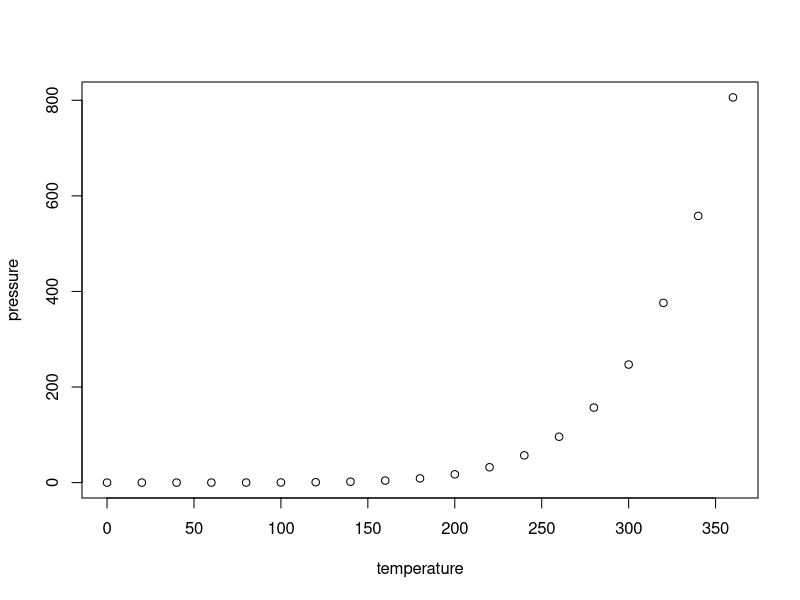
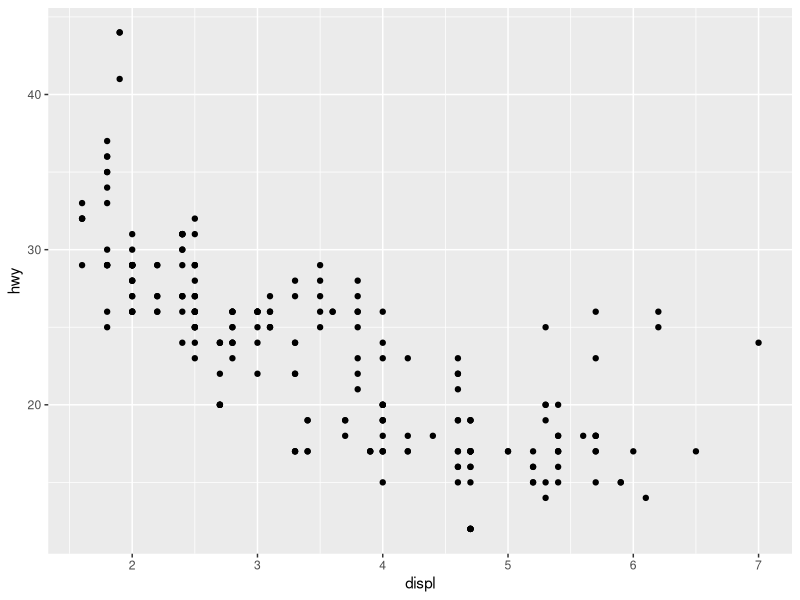
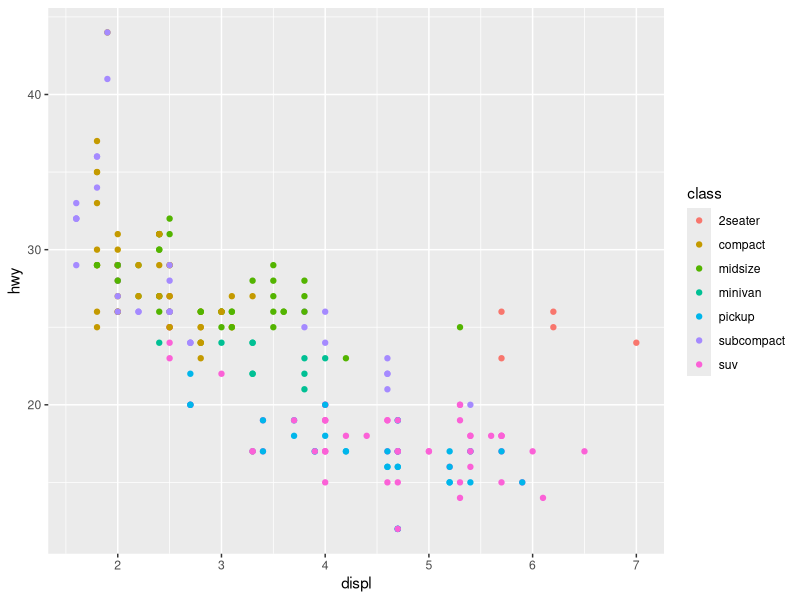
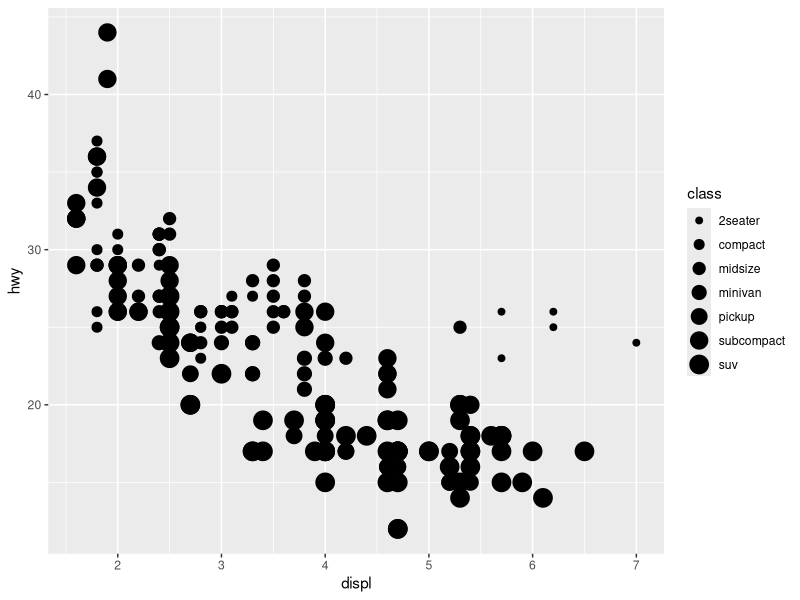
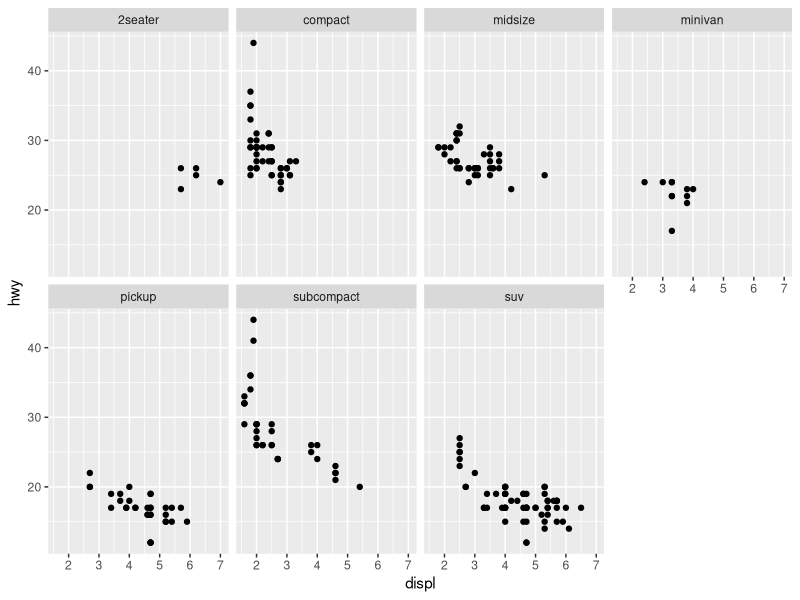
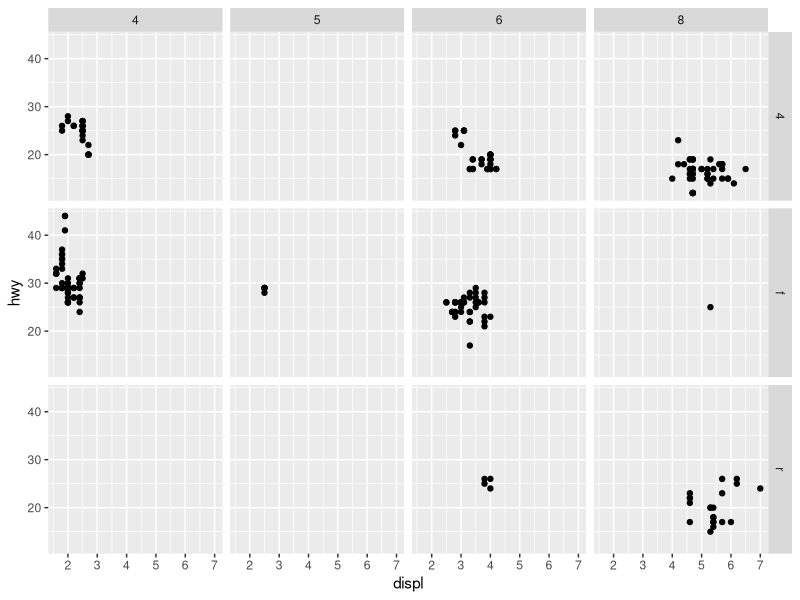
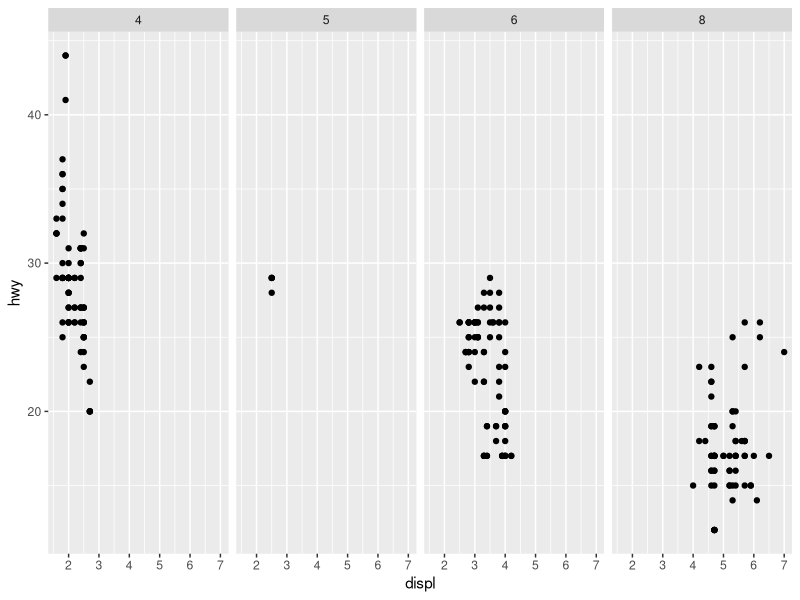
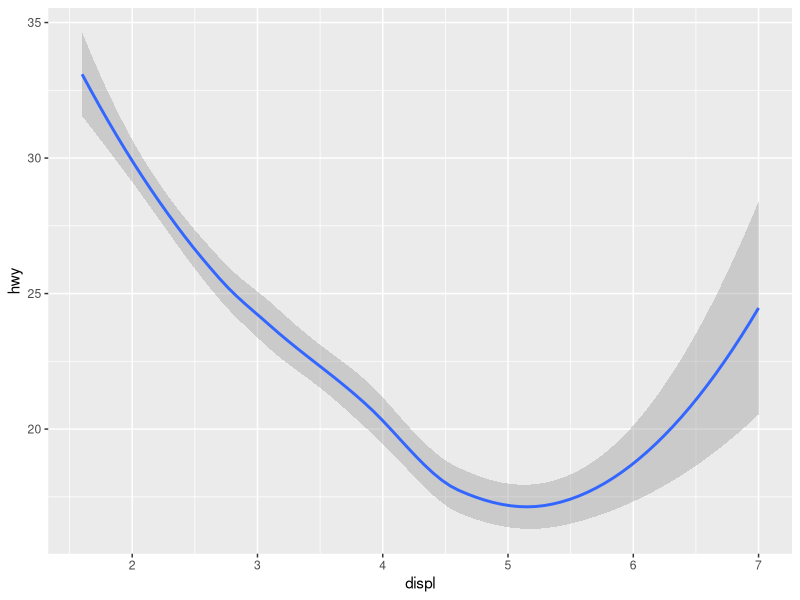

Recreate these plots in R, in order.
## ---- chunk 1
knitr::opts_chunk$set(echo = TRUE)
## ---- chunk 2
plot(pressure)
## ---- chunk 3
library(tidyverse)
library(ggplot2)
## ---- chunk 4
mpg #built-in dataset in ggplot2, used to teach you the foundations of ggplot package without having to worry about complex datasets etc. 
?mpg #will tell you more about the dataset, including the expanded column names
## ---- chunk 5
ggplot(data=mpg)+geom_point(mapping=aes(x=displ,y=hwy))
## ---- chunk 6
ggplot(data=mpg)+geom_point(mapping=aes(x=displ,y=hwy,colour=class)) #will colour the points based on class 
ggplot(data=mpg)+geom_point(mapping=aes(x=displ,y=hwy,size=class)) #will display class differences as different sized dots 
## ---- chunk 7
ggplot(data=mpg)+
  geom_point(mapping=aes(x=displ,y=hwy))+
  facet_wrap(~class,nrow=2) #subsetting data by class, will create a separate panel for each class 
## ---- chunk 8
ggplot(data=mpg)+
  geom_point(mapping=aes(x=displ,y=hwy))+
  facet_grid(drv~cyl) #will facet data by drive type (drv) and number of cylinders (cyl)
## ---- chunk 9
ggplot(data=mpg)+
  geom_point(mapping=aes(x=displ,y=hwy))+
  facet_grid(.~cyl) #ggplot faceted by # of cylinder
## ---- chunk 10
ggplot(data=mpg)+
  geom_smooth(mapping=aes(x=displ,y=hwy))
## ---- chunk 11
ggplot(data=mpg)+
  geom_point(mapping=aes(x=displ,y=hwy))+
  geom_smooth(mapping=aes(x=displ,y=hwy,linetype=drv)) #separates the cars into three lines based on the drive type (drv), and have two different geom functions on the same plot (geom_point() and geom_smooth())
## ---- chunk 12
ggplot(data=mpg)+
  geom_smooth(mapping=aes(x=displ,y=hwy,group=drv,color=drv),
              show.legend=TRUE) #groups by drive type (drv), and are also colored by drive type 
## ---- chunk 13
ggplot(data=mpg)+
  geom_point(mapping=aes(x=displ,y=hwy))+
  geom_smooth(mapping =aes(x=displ,y=hwy)) #plots both the points and a smooth line on the same graph 
#the code above has the x and y variables separated and indicated in each geom_function, which is not ideal if you are wanting to change a variable as you will have to change it in multiple locations - to avoid this, you can specify the x and y variable in the ggplot() argument, which will apply these variables to each geom_function in the plot 
ggplot(data=mpg,mapping=aes(x=displ,y=hwy))+
  geom_point()+
  geom_smooth() #generates the same plot as above, but the variables are defined in the ggplot() argument, not in the geom_function()
## ---- chunk 14
ggplot(data=mpg,mapping=aes(x=displ,y=hwy))+
  geom_point(mapping=aes(color=class))+
  geom_smooth() #differentiates class by coloured points 
## ---- chunk 15
ggplot(data=mpg,mapping=aes(x=displ,y=hwy))+
  geom_point(mapping=aes(color=class))+
  geom_smooth(data=filter(mpg,class=="subcompact",se=TRUE)) #plot shows points by colour, and the smooth line has been filtered by cars in the "subcompact" class 
## ---- chunk 16
ggplot(data=mpg,mapping=aes(x=displ,y=hwy))+
  geom_point()+
  geom_smooth() #variables are specified in ggplot() argument
ggplot(data=mpg)+
  geom_point(mapping=aes(x=displ,y=hwy))+
  geom_smooth(mapping =aes(x=displ,y=hwy)) #variables are specified for each geom_function()
## ---- chunk 17
#using the 'diamonds' dataset embedded in ggplot2 
ggplot(data=diamonds)+
  geom_bar(mapping=aes(x=cut)) #shows more diamonds are available with high quality cuts than low quality cuts, geom_bar has placed data into 'bins' and then plotted the counts within each bin on the x-axis (same as histograms and frequency polygons)
    #smoothers fit a model to your data and then plot predictions from the model 
    #boxplots compute a robust summary of the distribution and then display a specially formatted box 
## ---- chunk 18
ggplot(data=diamonds)+
  stat_count(mapping=aes(x=cut)) #creates same plot as using geom_bar, but uses stat_count instead 
## ---- chunk 19

demo <- tribble(
  ~cut,         ~freq,
  "Fair",       1610,
  "Good",       4906,
  "Very Good",  12082,
  "Premium",    13791,
  "Ideal",      21551
)
demo
ggplot(data=demo)+
  geom_bar(mapping=aes(x=cut,y=freq),stat="identity")
## ---- chunk 20
ggplot(data=diamonds)+
  geom_bar(mapping=aes(x=cut,y=after_stat(prop),group=1)) #x-axis is a proportion of total data set, not a count 
## ---- chunk 21
ggplot(data=diamonds)+
  stat_summary(
    mapping=aes(x=cut,y=depth),
    fun.min=min, 
    fun.max=max,
    fun=median
  )
## ---- chunk 22
ggplot(data=diamonds)+
  geom_bar(mapping=aes(x=cut,colour=cut)) #outlines the different bars (binned by cut) in different colors 
ggplot(data=diamonds)+
  geom_bar(mapping=aes(x=cut,fill=cut)) #fills the different bars (binned by cut)
ggplot(data=diamonds)+
  geom_bar(mapping=aes(x=cut,fill=clarity)) #colored based on clarity (another variable in the data set), done behind the scenes using a position argument 

## ---- chunk 23
ggplot(data=diamonds,mapping=aes(x=cut,fill=clarity))+
  geom_bar(alpha=1/5,position="identity") #the alpha = 1/5 changes the transparency (1/5 = 20% opacity)
ggplot(data=diamonds,mapping=aes(x=cut,colour=clarity))+
  geom_bar(fill=NA,position="identity") #outlines the bars without filling with color 
## ---- chunk 24
ggplot(data=diamonds,mapping=aes(x=cut,fill=clarity))+
  geom_bar(position="fill")
## ---- chunk 25
ggplot(data=diamonds)+
  geom_bar(mapping=aes(x=cut,fill=clarity),position="dodge") #each cut type now has a separate bar for each clarity type (not stacked on top of each other anymore)
## ---- chunk 26
ggplot(data=mpg)+
  geom_point(mapping=aes(x=displ,y=hwy),position="jitter") 
